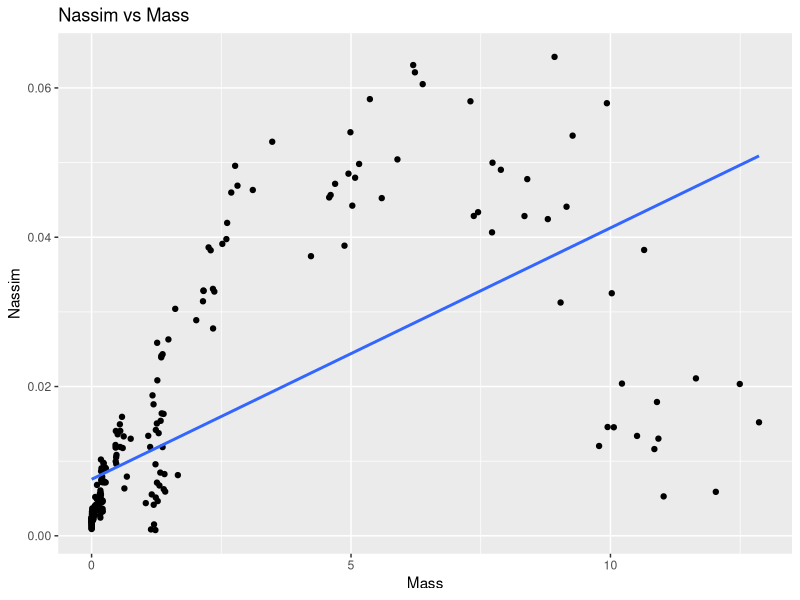
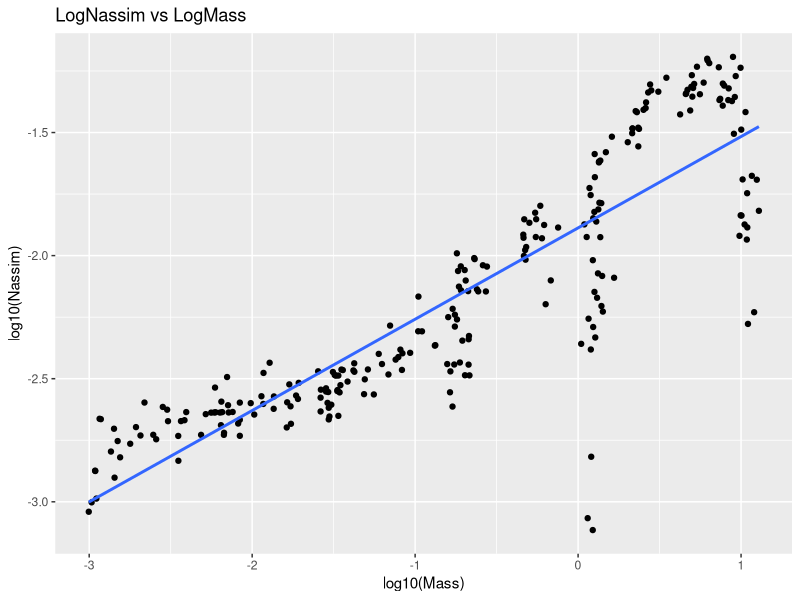
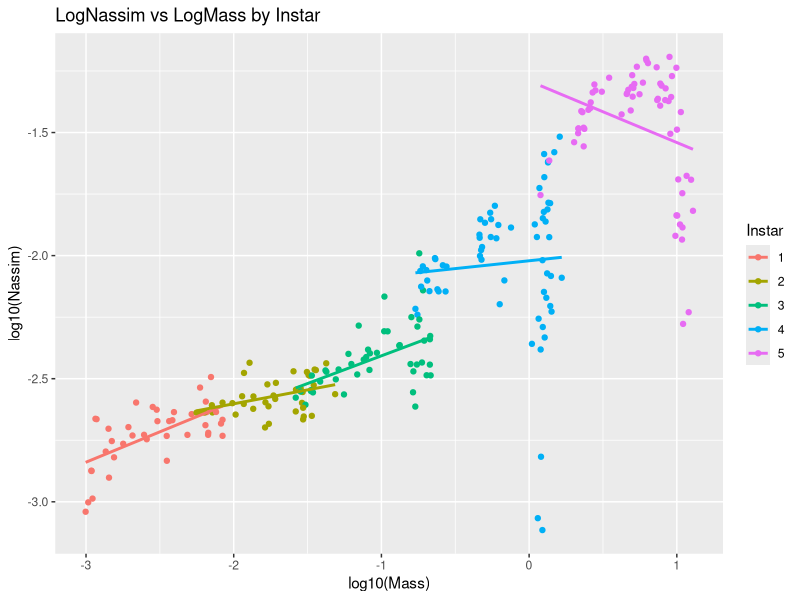
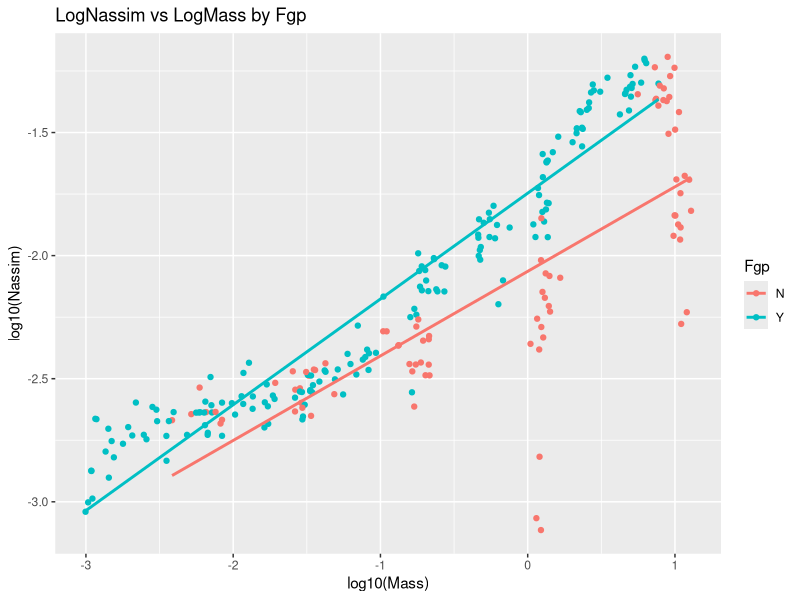
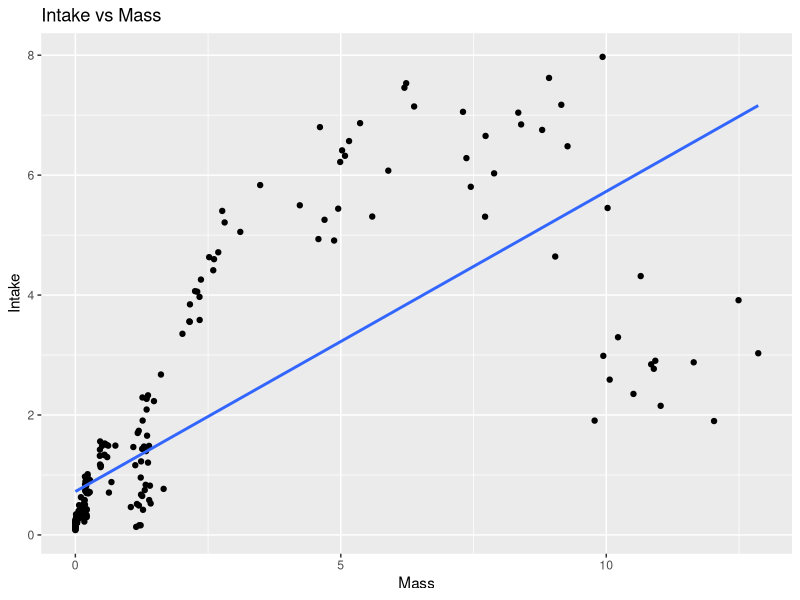
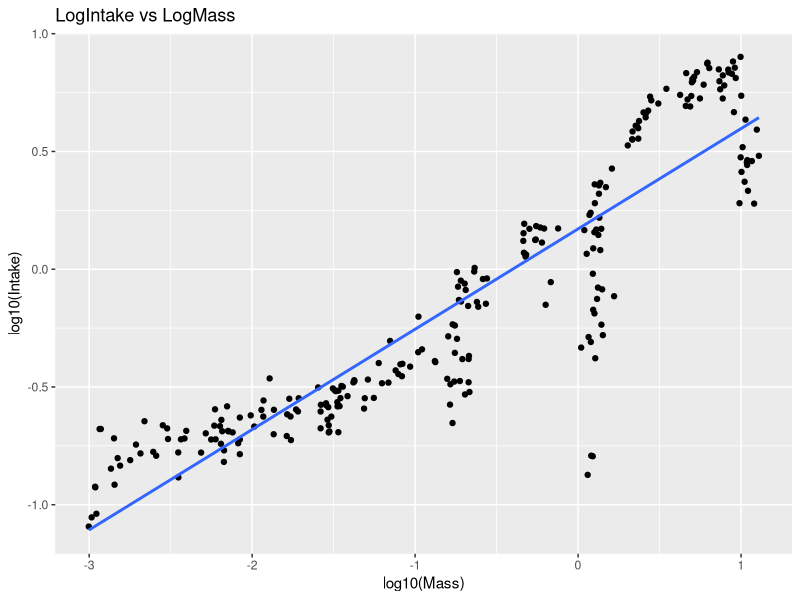
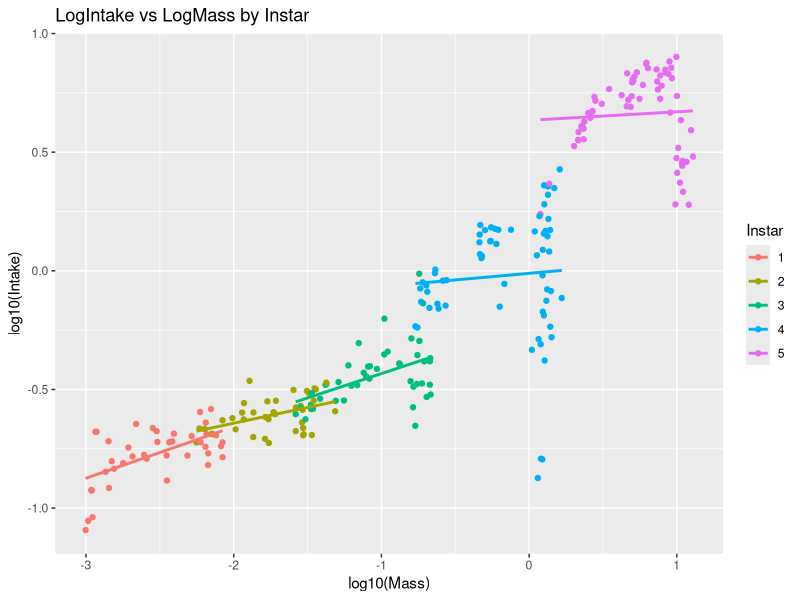
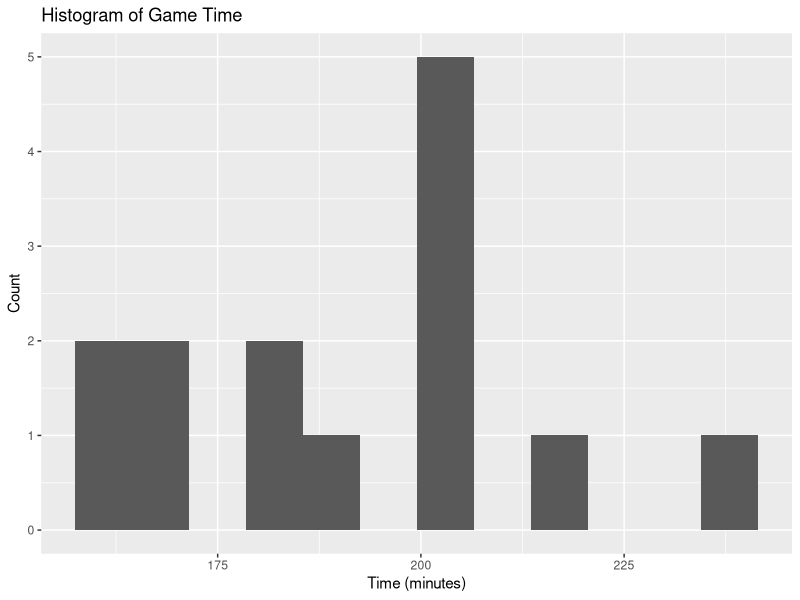

These figures' R source, in order:
## ---- chunk 1

library(tidyverse)
library(ggplot2)
library(readr)

# Load data
Caterpillars <- read_csv("Caterpillars.csv")
BaseballTimes2017 <- read_csv("BaseballTimes2017.csv")

# Quick peek
head(Caterpillars)
head(BaseballTimes2017)

# Remove NAs once up front
caterpillars <- Caterpillars %>% drop_na()
bball <- BaseballTimes2017

# 1.30 Caterpillar N assimilation vs mass

# (a) Nassim vs Mass
ggplot(caterpillars, aes(x = Mass, y = Nassim)) +
  geom_point() +
  geom_smooth(method = "lm", se = FALSE) +
  labs(title = "Nassim vs Mass", x = "Mass", y = "Nassim")
# #There's a clear curve in the data, so a straight-line model wouldn't be a good fit.

# (b) LogNassim vs LogMass
caterpillars <- caterpillars %>%
  mutate(LogMass = log10(Mass),
         LogNassim = log10(Nassim))

ggplot(caterpillars, aes(x = LogMass, y = LogNassim)) +
  geom_point() +
  geom_smooth(method = "lm", se = FALSE) +
  labs(title = "LogNassim vs LogMass", x = "log10(Mass)", y = "log10(Nassim)")
#The relationship is clearly positive, looking much more linear, though there's still a bit of curvature.

# (c) Fit linear model on preferred scale (logs)
m_nassim <- lm(LogNassim ~ LogMass, data = caterpillars)
summary(m_nassim)
coef(m_nassim)     # Prediction equation on log scale
# I’d go with the log model since it follows a straighter pattern overall. - #Predicted LogNassim = -1.89 + 0.371 × LogMass

# (d) Add grouping by Instar to chosen plot
ggplot(caterpillars, aes(x = LogMass, y = LogNassim, color = factor(Instar))) +
  geom_point() +
  geom_smooth(method = "lm", se = FALSE) +
  labs(title = "LogNassim vs LogMass by Instar",
       x = "log10(Mass)", y = "log10(Nassim)", color = "Instar")
#The first three Instar groups show a pretty clear linear trend, but there’s still some curvature in the 4th and 5th groups.

# (e) Group by Free-growth period (Fgp)
ggplot(caterpillars, aes(x = LogMass, y = LogNassim, color = Fgp)) +
  geom_point() +
  geom_smooth(method = "lm", se = FALSE) +
  labs(title = "LogNassim vs LogMass by Fgp",
       x = "log10(Mass)", y = "log10(Nassim)")
#There definitely seems to be a stronger linear trend when the caterpillars are in a free-growth period.

# 1.32 Mass predicting Intake (reverse roles)

# (a) Intake vs Mass
ggplot(caterpillars, aes(x = Mass, y = Intake)) +
  geom_point() +
  geom_smooth(method = "lm", se = FALSE) +
  labs(title = "Intake vs Mass", x = "Mass", y = "Intake")
# There's a noticeable curve in the data, so a linear model wouldn’t be a good fit here.

# (b) LogIntake vs LogMass
caterpillars <- caterpillars %>%
  mutate(LogIntake = log10(Intake))

ggplot(caterpillars, aes(x = LogMass, y = LogIntake)) +
  geom_point() +
  geom_smooth(method = "lm", se = FALSE) +
  labs(title = "LogIntake vs LogMass", x = "log10(Mass)", y = "log10(Intake)")
# There’s a strong positive trend with much less curvature, though a slight curve is still present.

# (c) Fit linear model on preferred (log) scale
m_intake <- lm(LogIntake ~ LogMass, data = caterpillars)
summary(m_intake)
coef(m_intake)
# I’d go with the second model since it’s a lot less curved and works better for linear regression.

# (d) Add Instar groups
ggplot(caterpillars, aes(x = LogMass, y = LogIntake, color = factor(Instar))) +
  geom_point() +
  geom_smooth(method = "lm", se = FALSE) +
  labs(title = "LogIntake vs LogMass by Instar",
       x = "log10(Mass)", y = "log10(Intake)", color = "Instar")
# A linear model works well for the first three groups, but there's noticeable curvature in the last two.

# 1.45 MLB game times (choose/fit/assess)

# (a) Distribution of Time
ggplot(bball, aes(x = Time)) +
  geom_histogram(binwidth = 7) +
  labs(title = "Histogram of Game Time", x = "Time (minutes)", y = "Count")
summary(bball$Time)
# The distribution looks roughly symmetric and follows a normal pattern.

# (b) Scatterplots: Time vs predictors
preds <- c("Runs", "Margin", "Pitchers", "Attendance")
for (v in preds) {
  print(
    ggplot(bball, aes(x = .data[[v]], y = Time)) +
      geom_point() +
      geom_smooth(method = "lm", se = FALSE) +
      labs(title = paste("Time vs", v), x = v, y = "Time (minutes)")
  )
}
# The strongest linear relationship seems to be between time and runs, followed by time and pitchers.

# (c) Choose best predictor (use Runs) and fit model
mod_time_runs <- lm(Time ~ Runs, data = bball)
summary(mod_time_runs)
coef(mod_time_runs)

# Residual/diagnostic plots
res_df <- tibble(Fitted = fitted(mod_time_runs), Resid = resid(mod_time_runs))
ggplot(res_df, aes(x = Fitted, y = Resid)) +
  geom_point() +
  geom_hline(yintercept = 0, linetype = 2) +
  labs(title = "Residuals vs Fitted (Time ~ Runs)")
ggplot(tibble(Resid = resid(mod_time_runs)), aes(sample = Resid)) +
  stat_qq() + stat_qq_line() +
  labs(title = "Q-Q Plot of Residuals")

#The equation comes out to Predicted Time = 148 + 4.18 × Runs. This means that for every extra run scored, the game time increases by roughly 4.18 minutes.

# 1.46 Outliers/influential points (CIN–MIL)

# (a) Mark the CIN-MIL point on Time vs Runs
cin_mil <- bball %>% filter(Game == "CIN-MIL")
ggplot(bball, aes(x = Runs, y = Time)) +
  geom_point() +
  geom_smooth(method = "lm", se = FALSE) +
  geom_point(data = cin_mil, color = "red", size = 4) +
  geom_text(data = cin_mil, aes(label = Game), vjust = -1) +
  labs(title = "Time vs Runs with CIN-MIL highlighted")

#46A - #This point is distant from the main cluster but aligns with the overall trend, so it likely won’t have a major effect on the regression line.

# (b) Omit CIN-MIL and refit
bball_no_cinmil <- bball %>% filter(Game != "CIN-MIL")
mod_time_runs_no <- lm(Time ~ Runs, data = bball_no_cinmil)
summary(mod_time_runs_no)
coef(mod_time_runs_no)
#46B - #The updated equation, Time = 146.97 + 4.3 × Runs, is nearly identical to the previous 148 + 4.18 × Runs, indicating that removing the point didn’t significantly affect the model.

# (c) With CIN-MIL removed, check Time vs all other predictors
num_vars <- c("Runs","Margin","Pitchers","Attendance")
for (v in num_vars) {
  print(
    ggplot(bball_no_cinmil, aes(x = .data[[v]], y = Time)) +
      geom_point() +
      geom_smooth(method = "lm", se = FALSE) +
      labs(title = paste("Time vs", v, "(CIN-MIL removed)"),
           x = v, y = "Time (minutes)")
  )
}
#Time is closely linked to both runs and the number of pitchers. However, after taking out the CIN-MIL game, the relationship between time and runs became less strictly linear, now resembling the weaker linear trend seen between time and pitchers.
